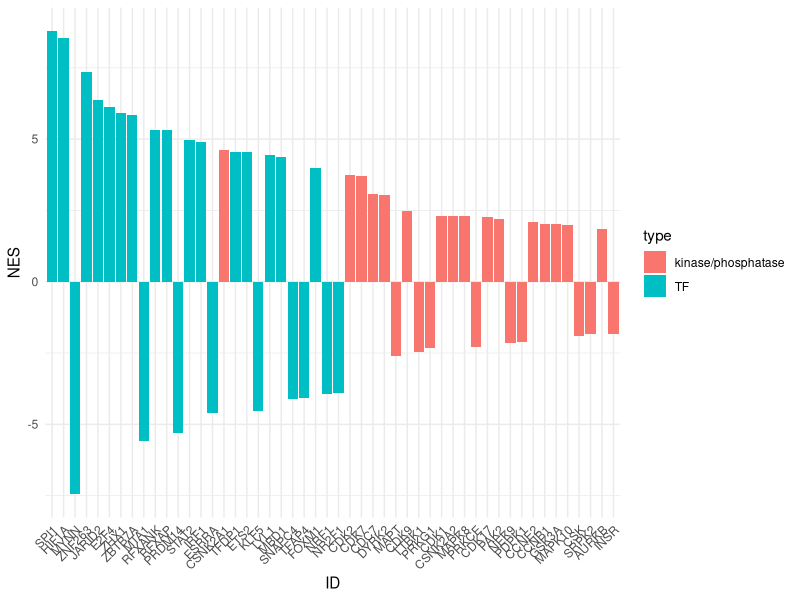

Write the R code that produced this figure.
library(readr)
library(ggplot2)

setwd("~/Dropbox/COSMOS_MSB/")

kinase_activities <- as.data.frame(
  read_csv("data/phospho_kinase_activities.csv"))

TF_scores <- as.data.frame(
  read_csv("data/RNA_TF_scores.csv"))

kinase_activities <- kinase_activities[order(abs(kinase_activities$NES), decreasing = T),,drop = F]

TF_scores <- TF_scores[order(abs(TF_scores$NES), decreasing = T),,drop = F]

top_kinase <- kinase_activities[1:25,]
names(top_kinase)[1] <- "ID"
top_TF <- TF_scores[1:25,]

top_kinase$type <- "kinase/phosphatase"
top_TF$type <- "TF"

top_combined <- as.data.frame(rbind(top_TF,top_kinase))
top_combined <- top_combined[order(abs(top_combined$NES), decreasing = T),]
top_combined$ID <- factor(top_combined$ID, levels = top_combined$ID)

ggplot(top_combined, aes(x = ID, y = NES, fill = type)) + 
  geom_bar(stat = "identity") +
  theme_minimal() +
  theme(axis.text.x = element_text(angle = 45, hjust=1))

